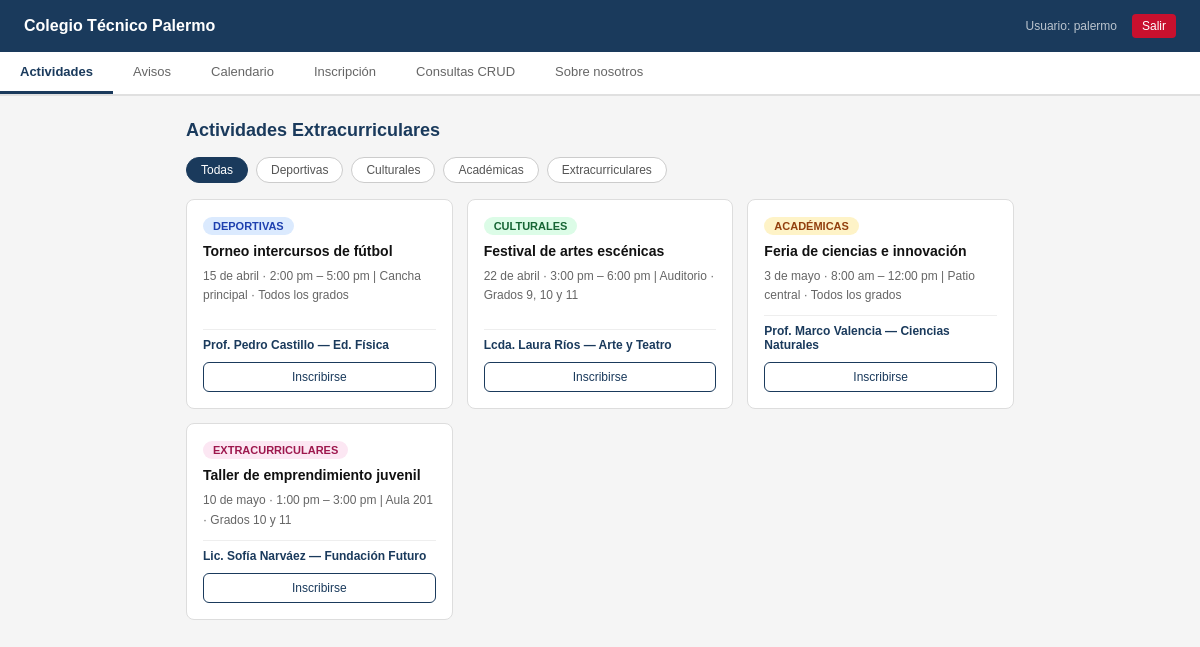
/Actividades.php (signed in), run on the app's committed database.
### tables this page shows
CREATE TABLE `actividad` (
  `actividadid` int(11) NOT NULL COMMENT 'Identificador único de la actividad',
  `nombre` varchar(100) NOT NULL COMMENT 'Nombre de la actividad',
  `descripcion` text DEFAULT NULL COMMENT 'Detalles y lugar',
  `proponente` varchar(100) DEFAULT NULL COMMENT 'Docente a cargo',
  `categoriaid` int(11) NOT NULL COMMENT 'FK a la categoría',
  `created_at` timestamp NOT NULL DEFAULT current_timestamp(),
  `updated_at` timestamp NOT NULL DEFAULT current_timestamp() ON UPDATE current_timestamp()
);

CREATE TABLE `categoria_actividad` (
  `categoriaid` int(11) NOT NULL COMMENT 'Identificador único de la categoría',
  `codigo` varchar(20) NOT NULL COMMENT 'Código corto',
  `nombre` varchar(50) NOT NULL COMMENT 'Nombre legible',
  `created_at` timestamp NOT NULL DEFAULT current_timestamp(),
  `updated_at` timestamp NOT NULL DEFAULT current_timestamp() ON UPDATE current_timestamp()
);

### Actividades.php (the view, shortened to what this page needs)
<?php
require_once 'config/conexion.php';
$query = "SELECT a.actividadid, a.nombre, a.descripcion, a.proponente, c.codigo AS cat_codigo, c.nombre AS cat_nombre
          FROM actividad a
          INNER JOIN categoria_actividad c ON a.categoriaid = c.categoriaid";
$resultado = $mysqli->query($query);
?>
<!DOCTYPE html>
<html lang="es">
<head>
</head>
<body>
<header>
  <div class="logo-nombre">Colegio Técnico Palermo</div>
  <div class="autores">
    <span>Usuario: <?php echo htmlspecialchars($_SESSION['usuario_autenticado'], ENT_QUOTES, 'UTF-8'); ?></span>
    <a href="Logout.php" class="btn-logout">Salir</a>
  </div>
</header>
<nav id="nav">
  <button class="activo" onclick="location.href='Actividades.php'">Actividades</button>
  <button onclick="location.href='Avisos.php'">Avisos</button>
  <button onclick="location.href='Calendario.php'">Calendario</button>
  <button onclick="location.href='Inscripcion.php'">Inscripción</button>
  <button onclick="location.href='Consultas.php'">Consultas CRUD</button>
  <button onclick="location.href='Nosotros.php'">Sobre nosotros</button>
</nav>
<div class="contenido">
  <h2>Actividades Extracurriculares</h2>
  <div class="filtros">
    <span class="filtro on" onclick="filtrar('todas', this)">Todas</span>
    <span class="filtro" onclick="filtrar('dep', this)">Deportivas</span>
    <span class="filtro" onclick="filtrar('cult', this)">Culturales</span>
    <span class="filtro" onclick="filtrar('acad', this)">Académicas</span>
    <span class="filtro" onclick="filtrar('ext', this)">Extracurriculares</span>
  </div>
  <div class="grilla" id="grilla">
    <?php if ($resultado && $resultado->num_rows > 0): ?>
      <?php while ($act = $resultado->fetch_assoc()): ?>
        <div class="tarjeta" data-cat="<?php echo htmlspecialchars($act['cat_codigo']); ?>">
          <div>
            <span class="etiqueta <?php echo htmlspecialchars($act['cat_codigo']); ?>"><?php echo htmlspecialchars($act['cat_nombre']); ?></span>
            <h3><?php echo htmlspecialchars($act['nombre']); ?></h3>
            <p><?php echo nl2br(htmlspecialchars($act['descripcion'])); ?></p>
          </div>
          <div>
            <div class="proponente"><?php echo htmlspecialchars($act['proponente']); ?></div>
            <button class="btn-ins" onclick="irForm('<?php echo htmlspecialchars($act['nombre'], ENT_QUOTES); ?>')">Inscribirse</button>
          </div>
        </div>
      <?php endwhile; ?>
    <?php else: ?>
      <p style="grid-column: 1/-1;">No hay actividades registradas en la base de datos.</p>
    <?php endif; ?>
  </div>
</div>
</body>
</html>

### Actividades.php (style rules this page uses)
* { box-sizing: border-box; margin: 0; padding: 0; }
body { font-family: Arial, sans-serif; background: #f5f5f5; color: #222; }
header { background: #1a3a5c; padding: 14px 24px; display: flex; align-items: center; justify-content: space-between; flex-wrap: wrap; gap: 6px; }
.logo-nombre { color: #fff; font-size: 16px; font-weight: bold; }
.autores { color: rgba(255,255,255,0.7); font-size: 12px; display: flex; gap: 15px; align-items: center; }
.btn-logout { background: #C8102E; color: white; padding: 5px 10px; border-radius: 4px; text-decoration: none; font-size: 12px; }
nav { background: #fff; border-bottom: 2px solid #e0e0e0; display: flex; overflow-x: auto; }
nav button { padding: 12px 20px; font-size: 13px; background: none; border: none; border-bottom: 3px solid transparent; cursor: pointer; color: #666; white-space: nowrap; }
nav button.activo { color: #1a3a5c; border-bottom-color: #1a3a5c; font-weight: bold; }
.contenido { max-width: 860px; margin: 0 auto; padding: 24px 16px; }
h2 { font-size: 18px; color: #1a3a5c; margin-bottom: 16px; }
.filtros { display: flex; gap: 8px; margin-bottom: 16px; flex-wrap: wrap; }
.filtro { padding: 5px 14px; font-size: 12px; border: 1px solid #ccc; border-radius: 20px; cursor: pointer; background: #fff; color: #555; }
.filtro.on { background: #1a3a5c; color: #fff; border-color: #1a3a5c; }
.grilla { display: grid; grid-template-columns: repeat(auto-fill, minmax(240px, 1fr)); gap: 14px; }
.tarjeta { background: #fff; border: 1px solid #ddd; border-radius: 8px; padding: 16px; display: flex; flex-direction: column; justify-content: space-between; }
.etiqueta { display: inline-block; font-size: 11px; font-weight: bold; padding: 3px 10px; border-radius: 20px; margin-bottom: 8px; text-transform: uppercase; align-self: flex-start; }
.dep { background: #dbeafe; color: #1e40af; }
.cult { background: #dcfce7; color: #166534; }
.acad { background: #fef3c7; color: #92400e; }
.ext { background: #fce7f3; color: #9d174d; }
.tarjeta h3 { font-size: 14px; margin-bottom: 8px; color: #111; }
.tarjeta p { font-size: 12px; color: #666; line-height: 1.6; flex-grow: 1; }
.proponente { font-size: 12px; color: #1a3a5c; font-weight: bold; margin-top: 10px; border-top: 1px solid #eee; padding-top: 8px; }
.btn-ins { margin-top: 10px; width: 100%; padding: 7px; border: 1px solid #1a3a5c; background: #fff; color: #1a3a5c; font-size: 12px; border-radius: 6px; cursor: pointer; }

### data on the page
actividad: categoriaid.nombre "DEPORTIVAS", nombre "Torneo intercursos de fútbol", descripcion "15 de abril · 2:00 pm – 5:00 pm | Cancha principal · Todos los grados", proponente "Prof. Pedro Castillo — Ed. Física"
actividad: categoriaid.nombre "CULTURALES", nombre "Festival de artes escénicas", descripcion "22 de abril · 3:00 pm – 6:00 pm | Auditorio · Grados 9, 10 y 11", proponente "Lcda. Laura Ríos — Arte y Teatro"
actividad: categoriaid.nombre "ACADÉMICAS", nombre "Feria de ciencias e innovación", descripcion "3 de mayo · 8:00 am – 12:00 pm | Patio central · Todos los grados", proponente "Prof. Marco Valencia — Ciencias Naturales"
actividad: categoriaid.nombre "EXTRACURRICULARES", nombre "Taller de emprendimiento juvenil", descripcion "10 de mayo · 1:00 pm – 3:00 pm | Aula 201 · Grados 10 y 11", proponente "Lic. Sofía Narváez — Fundación Futuro"

### other printed values
$_SESSION['usuario_autenticado'] "palermo"
